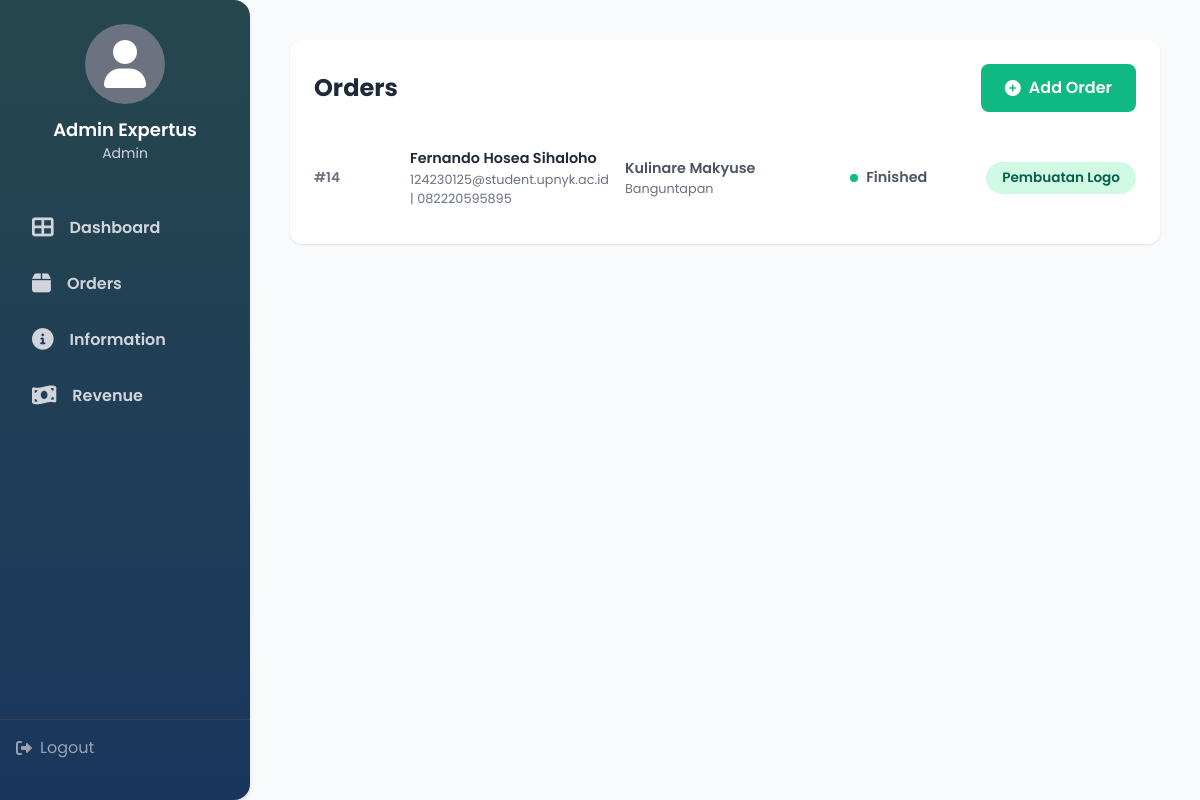
The app's page /Admin/orders/index.php (signed in) with its own data.
### tables this page shows
CREATE TABLE `consult` (
  `IdConsult` int(11) NOT NULL,
  `IdCust` int(11) DEFAULT NULL,
  `HasilConsult` text DEFAULT NULL,
  `PembayaranDP` text DEFAULT NULL,
  `BayarLunas` text DEFAULT NULL,
  `StatusPembayaran` varchar(50) DEFAULT NULL,
  `StatusPengerjaan` varchar(50) DEFAULT NULL,
  `HasilPengerjaan` text DEFAULT NULL,
  `CatatanRevisi` text DEFAULT NULL,
  `Revisi1` text DEFAULT NULL,
  `Revisi2` text DEFAULT NULL,
  `created_at` date NOT NULL,
  `updated_at` date NOT NULL
);

CREATE TABLE `customer` (
  `IdCust` int(11) NOT NULL,
  `Nama` varchar(100) DEFAULT NULL,
  `Email` varchar(100) DEFAULT NULL,
  `NoTelp` varchar(20) DEFAULT NULL,
  `NamaUsaha` varchar(100) DEFAULT NULL,
  `BidangUsaha` varchar(100) DEFAULT NULL,
  `JenisLayanan` varchar(100) DEFAULT NULL,
  `Lokasi` varchar(100) DEFAULT NULL,
  `Harga` decimal(15,2) DEFAULT NULL,
  `created_at` date NOT NULL,
  `updated_at` date NOT NULL
);

### Admin/orders/index.php (the view, shortened to what this page needs)
<?php
$all_orders = [];
global $conn;
$sql_get_all_orders = "SELECT
                            con.IdConsult,
                            c.Nama AS customer_name,
                            c.Email AS customer_email,
                            c.NoTelp AS customer_phone,
                            c.NamaUsaha AS details_brand,
                            c.Lokasi AS details_location,
                            con.StatusPengerjaan AS status_pengerjaan,
                            c.JenisLayanan AS service_type
                       FROM `consult` AS con
                       JOIN `customer` AS c ON con.IdCust = c.IdCust
                       ORDER BY con.created_at DESC";
if ($stmt = $conn->prepare($sql_get_all_orders)) {
    $stmt->execute();
    $result = $stmt->get_result();
    if ($result->num_rows > 0) {
        while ($row = $result->fetch_assoc()) {
            $all_orders[] = [
                'id' => '#' . $row['IdConsult'],
                'raw_id_consult' => $row['IdConsult'],
                'customer' => $row['customer_name'],
                'email' => $row['customer_email'],
                'phone' => $row['customer_phone'],
                'details_brand' => $row['details_brand'],
                'details_location' => $row['details_location'],
                'status' => $row['status_pengerjaan'],
                'service' => $row['service_type']
            ];
        }
    } else {
        error_log("DEBUG: Tidak ada data orders ditemukan di database.");
    }
} else {
    $form_error = "Kesalahan persiapan query pengambilan data order: " . $conn->error;
    error_log("ERROR: Kesalahan persiapan query di index.php: " . $conn->error);
}
?>
<!DOCTYPE html>
<html lang="en">
<head>
    <link href="https://cdn.jsdelivr.net/npm/tailwindcss@2.2.19/dist/tailwind.min.css" rel="stylesheet">
    <link rel="stylesheet" href="https://cdnjs.cloudflare.com/ajax/libs/font-awesome/6.0.0-beta3/css/all.min.css">
</head>
<body class="flex flex-col md:flex-row">
    <?php include dirname(__DIR__) . '/includes/sidebar.php';  ?>
    <div class="content flex-grow">
        <div class="orders-container">
            <div class="orders-header">
                <h2>Orders</h2>
                <a href="create.php" class="add-order-btn">
                    <i class="fas fa-plus-circle"></i> Add Order
                </a>
            </div>
            <?php if (empty($all_orders)): ?>
                <p class="text-center text-gray-500 py-8">Tidak ada order ditemukan.</p>
            <?php else: ?>
                <?php foreach ($all_orders as $order): ?>
                    <a href="<?php echo BASE_URL; ?>/admin/orders/detail.php?IdConsult=<?php echo urlencode($order['raw_id_consult']); ?>" class="order-list-item block">
                        <div class="order-id"><?php echo htmlspecialchars($order['id']); ?></div>
                        <div>
                            <div class="customer-name"><?php echo htmlspecialchars($order['customer']); ?></div>
                            <div class="customer-contact"><?php echo htmlspecialchars($order['email']); ?> | <?php echo htmlspecialchars($order['phone']); ?></div>
                        </div>
                        <div>
                            <div class="details-brand"><?php echo htmlspecialchars($order['details_brand']); ?></div>
                            <div class="details-location"><?php echo htmlspecialchars($order['details_location']); ?></div>
                        </div>
                        <div class="status-indicator">
                            <?php
                                $status_class = '';
                                switch ($order['status']) {
                                    case 'Finished':
                                    case 'Complete':
                                        $status_class = 'finished';
                                        break;
                                }
                            ?>
                            <div class="status-dot <?php echo $status_class; ?>"></div>
                            <span><?php echo htmlspecialchars($order['status']); ?></span>
                        </div>
                        <div class="service-tag"><?php echo htmlspecialchars($order['service']); ?></div>
                    </a>
                <?php endforeach; ?>
            <?php endif; ?>
        </div>
    </div>
</body>
</html>

### Admin/orders/index.php (style rules this page uses)
body { font-family: 'Poppins', sans-serif; background-color: #F8FAFB; }
.content { margin-left: 250px; padding: 2.5rem; min-height: 100vh; width: calc(100% - 250px); }
.orders-container { background-color: white; border-radius: 0.75rem; box-shadow: 0 1px 3px rgba(0,0,0,0.08), 0 1px 2px rgba(0,0,0,0.04); padding: 1.5rem; margin-bottom: 2rem; opacity: 0; animation: fadeInMoveUp 0.6s ease-out 0.2s forwards; }
.orders-header { display: flex; justify-content: space-between; align-items: center; margin-bottom: 1.5rem; }
.orders-header h2 { font-size: 1.5rem; font-weight: 700; color: #1F2937; }
.add-order-btn { background-color: #10B981; color: white; padding: 0.75rem 1.5rem; border-radius: 0.5rem; font-weight: 600; display: flex; align-items: center; gap: 0.5rem; transition: background-color 0.2s; }
.order-list-item { display: grid; grid-template-columns: 80px 1.5fr 2fr 120px 1.2fr; align-items: center; padding: 0.75rem 0; border-bottom: 1px solid #E5E7EB; gap: 1rem; font-size: 0.9rem; color: #4B5563; transition: background-color 0.2s; }
.order-list-item:last-child { border-bottom: none; }
.order-id { font-weight: 600; color: #6B7280; font-size: 0.85rem; }
.customer-name { font-weight: 600; color: #1F2937; }
.customer-contact { font-size: 0.8rem; color: #6B7280; }
.details-brand { font-weight: 600; color: #4B5563; }
.details-location { font-size: 0.8rem; color: #6B7280; }
.status-indicator { display: flex; align-items: center; gap: 0.5rem; font-weight: 600; white-space: nowrap; }
.status-dot { width: 8px; height: 8px; border-radius: 50%; flex-shrink: 0; }
.status-dot.finished { background-color: #10B981; }
.service-tag { background-color: #D1FAE5; color: #065F46; padding: 0.35rem 1rem; border-radius: 9999px; font-size: 0.85rem; font-weight: 600; white-space: nowrap; text-align: center; }

### records on screen
consult: id "#14", IdCust.Nama "Fernando Hosea Sihaloho", IdCust.Email "124230125@student.upnyk.ac.id", IdCust.NoTelp "082220595895", IdCust.NamaUsaha "Kulinare Makyuse", IdCust.Lokasi "Banguntapan", StatusPengerjaan "Finished", IdCust.JenisLayanan "Pembuatan Logo"

### other values on screen
$admin_nama "Admin Expertus"
